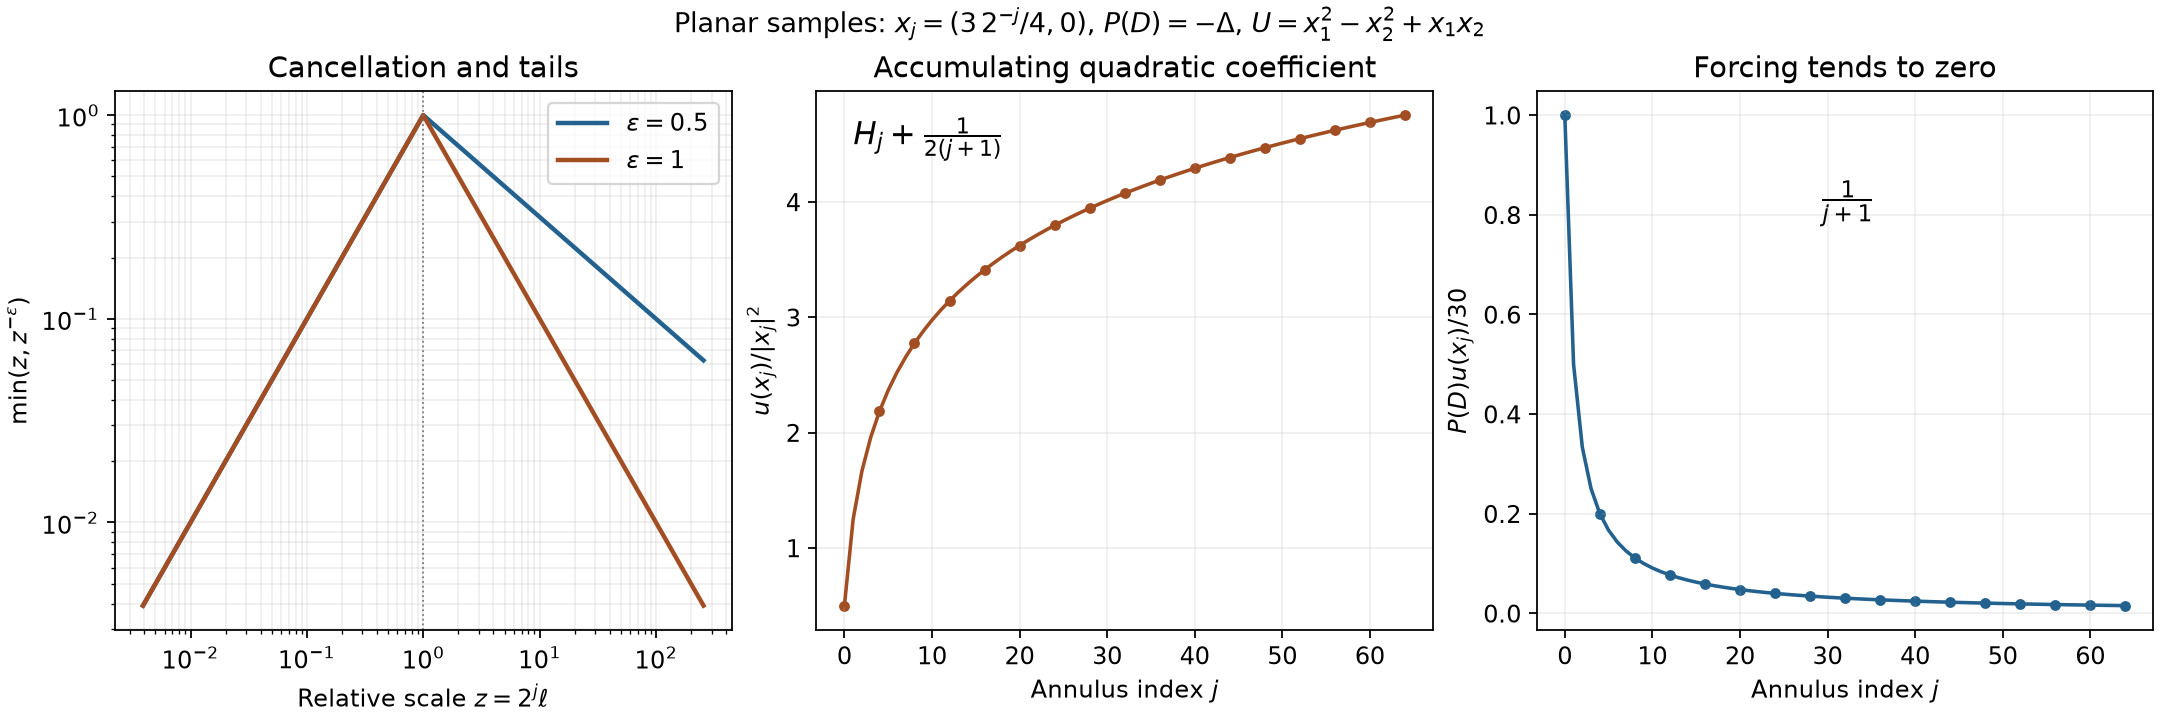

Generate this figure with Python:
"""Exact scale bounds and samples of the planar continuous-forcing example.

Original illustration by GPT-6 Astra (OpenAI), CC0 1.0.
The accompanying lesson proves M14, M46 and M54 analytically.
"""
from pathlib import Path
import numpy as np
import matplotlib
matplotlib.use("Agg")
import matplotlib.pyplot as plt

plt.rcParams.update({"font.size":11,"svg.hashsalt":"AN01-annular-endpoints-v1"})
out=Path(__file__).resolve().parent
fig,axes=plt.subplots(1,3,figsize=(13.5,4.5),layout="constrained")
z=np.geomspace(2**-8,2**8,1001)
for eps,color in [(.5,"#23618f"),(1.,"#a34d22")]:
    axes[0].loglog(z,np.minimum(z,z**(-eps)),color=color,lw=2,
                  label=rf"$\varepsilon={eps:g}$")
axes[0].axvline(1,color="#777777",lw=.8,ls=":")
axes[0].set(xlabel=r"Relative scale $z=2^j\ell$",
            ylabel=r"$\min(z,z^{-\varepsilon})$",
            title="Cancellation and tails")
axes[0].legend();axes[0].grid(alpha=.2,which="both")
j=np.arange(0,65)
harmonic=np.concatenate(([0.],np.cumsum(1/np.arange(1,65))))
amplitude=harmonic+.5/(j+1)
forcing=30/(j+1)
axes[1].plot(j,amplitude,color="#a34d22",lw=1.6)
axes[1].scatter(j[::4],amplitude[::4],color="#a34d22",s=15)
axes[1].set(xlabel=r"Annulus index $j$",
            ylabel=r"$u(x_j)/|x_j|^2$",
            title="Accumulating quadratic coefficient")
axes[1].text(.06,.9,r"$H_j+\frac{1}{2(j+1)}$",transform=axes[1].transAxes,fontsize=14)
axes[1].grid(alpha=.2)
axes[2].plot(j,forcing/30,color="#23618f",lw=1.6)
axes[2].scatter(j[::4],(forcing/30)[::4],color="#23618f",s=15)
axes[2].set(xlabel=r"Annulus index $j$",
            ylabel=r"$P(D)u(x_j)/30$",
            title="Forcing tends to zero")
axes[2].text(.46,.78,r"$\frac{1}{j+1}$",transform=axes[2].transAxes,fontsize=15)
axes[2].grid(alpha=.2)
fig.suptitle(r"Planar samples: $x_j=(3\,2^{-j}/4,0)$, $P(D)=-\Delta$, $U=x_1^2-x_2^2+x_1x_2$",
             fontsize=12)
fig.savefig(out/"annular-cancellation-and-continuous-endpoint.png",dpi=160)
svg=out/"annular-cancellation-and-continuous-endpoint.svg"
fig.savefig(svg,metadata={"Date":None})
svg.write_text("\n".join(line.rstrip() for line in svg.read_text(encoding="utf-8").splitlines())+"\n",encoding="utf-8")
plt.close(fig)
